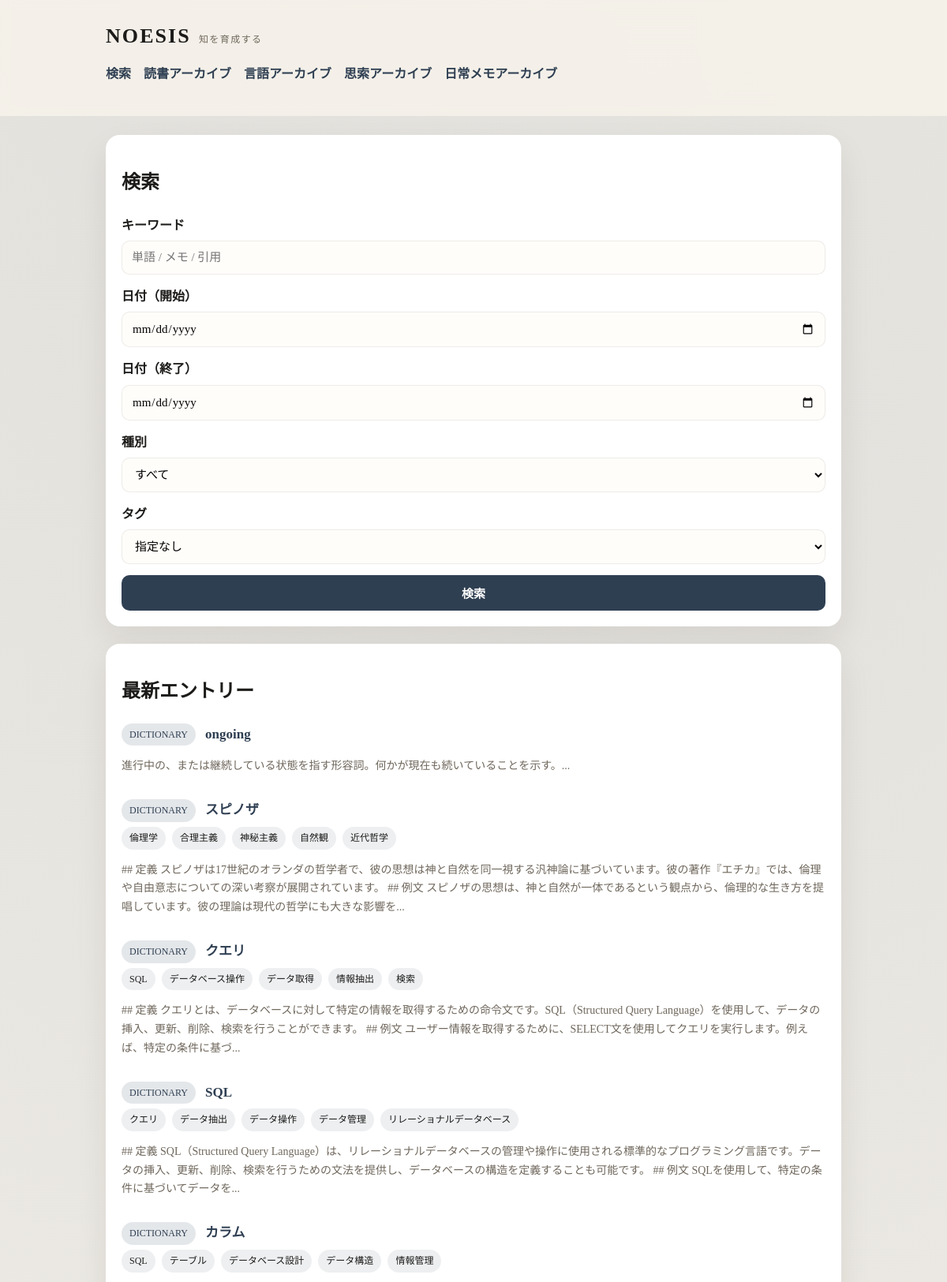
Screenshot of /search (upper part) with the database file from the repository.
### tables this page shows
CREATE TABLE entry (
            id INTEGER PRIMARY KEY AUTOINCREMENT,
            -- Dictionary: stable definition-centric knowledge.
            -- Reading note: source-tied insights and quotes.
            type TEXT NOT NULL CHECK (type IN ('dictionary', 'reading_note')),
            title TEXT NOT NULL,
            body TEXT NOT NULL,
            created_at TEXT NOT NULL DEFAULT (datetime('now')),
            updated_at TEXT NOT NULL DEFAULT (datetime('now'))
        , genre TEXT, book_id INTEGER, domain TEXT NOT NULL DEFAULT 'general', field TEXT NOT NULL DEFAULT 'unspecified', concept TEXT, reading TEXT NOT NULL DEFAULT '', language TEXT NOT NULL DEFAULT 'ja', reading_source TEXT NOT NULL DEFAULT 'manual');

CREATE TABLE tag (
            id INTEGER PRIMARY KEY AUTOINCREMENT,
            name TEXT NOT NULL UNIQUE
        );

### app/main.py (the view)
@app.get("/search", response_class=HTMLResponse)
def search(request: Request, q: str = "", entry_type: str = "", tag: str = ""):
    date_from = request.query_params.get("date_from", "")
    date_to = request.query_params.get("date_to", "")
    conn = get_connection()
    entries = search_entries(
        conn,
        q,
        entry_type or None,
        tag or None,
        date_from or None,
        date_to or None,
    )
    tag_map = get_tags_for_entries(conn, [e["id"] for e in entries])
    tags = list_tags(conn)
    conn.close()
    return templates.TemplateResponse(
        "search.html",
        {
            "request": request,
            "entries": entries,
            "query": q,
            "entry_type": entry_type,
            "tag": tag,
            "tag_map": tag_map,
            "tags": tags,
            "date_from": date_from,
            "date_to": date_to,
        },
    )

### app/templates/search.html (shortened to what this page needs)
{% extends "base.html" %}
{% block content %}
<section class="panel">
  <h2>検索</h2>
  <form method="get" action="/search" class="stack">
    <label>
      キーワード
      <input type="text" name="q" value="{{ query }}" placeholder="単語 / メモ / 引用" />
    </label>
    <label>
      日付（開始）
      <input type="date" name="date_from" value="{{ date_from }}" />
    </label>
    <label>
      日付（終了）
      <input type="date" name="date_to" value="{{ date_to }}" />
    </label>
    <label>
      種別
      <select name="entry_type">
        <option value="" {% if not entry_type %}selected{% endif %}>すべて</option>
      </select>
    </label>
    <label>
      タグ
      <select name="tag">
        <option value="" {% if not tag %}selected{% endif %}>指定なし</option>
      </select>
    </label>
    <button type="submit">検索</button>
  </form>
</section>
<section class="panel">
  <h2>最新エントリー</h2>
  {% if entries %}
    <ul class="entry-list">
      {% for entry in entries %}
        <li>
          <div class="entry-meta">
            <span class="badge">{{ entry.type }}</span>
            <a href="/entry/{{ entry.id }}" class="entry-title">{{ entry.title }}</a>
          </div>
          {% if tag_map.get(entry.id) %}
            <div class="tags">
              {% for t in tag_map.get(entry.id) %}
                <span class="tag">{{ t }}</span>
              {% endfor %}
            </div>
          {% endif %}
          <p class="entry-body">{{ entry.body[:160] }}...</p>
        </li>
      {% endfor %}
    </ul>
  {% else %}
    <p>まだエントリーがありません。辞書か読書メモを追加してください。</p>
  {% endif %}
</section>
{% endblock %}

### app/static/style.css (style rules this page uses)
:root { --bg: #f6f2ea; --panel: #ffffff; --ink: #1c1b19; --muted: #6f675c; --accent: #4c5f75; --accent-strong: #2f3f52; --line: rgba(40, 36, 28, 0.08); --shadow: 0 18px 40px rgba(36, 30, 22, 0.08); --radius: 18px; }
* { box-sizing: border-box; }
body { margin: 0; font-family: "Hiragino Mincho ProN", "Yu Mincho", "Hiragino Serif", "Times New Roman", serif; background: radial-gradient(circle at 15% 0%, rgba(76, 95, 117, 0.08), transparent 40%), radial-gradient(circle at 85% 8%, rgba(76, 95, 117, 0.06), transparent 40%), var(--bg); color: var(--ink); line-height: 1.7; }
.panel { background: var(--panel); padding: 20px; border-radius: var(--radius); margin-bottom: 22px; box-shadow: var(--shadow); }
.stack { display: grid; gap: 14px; }
label { display: grid; gap: 6px; font-weight: 600; }
input, select, textarea { padding: 12px 12px; border-radius: 10px; border: 1px solid var(--line); font-family: "Hiragino Mincho ProN", "Yu Mincho", "Hiragino Serif", "Times New Roman", serif; font-size: 15px; background: #fffdfa; }
button { padding: 12px 18px; background: var(--accent-strong); border: none; color: white; border-radius: 10px; font-size: 15px; font-weight: 600; cursor: pointer; }
.entry-list { list-style: none; padding: 0; margin: 0; display: grid; gap: 16px; }
.entry-meta { display: flex; align-items: center; gap: 12px; margin-bottom: 6px; }
.entry-title { color: var(--accent-strong); text-decoration: none; font-weight: 700; font-size: 17px; }
.entry-body { color: var(--muted); font-size: 14px; }
.badge { background: rgba(76, 95, 117, 0.15); color: var(--accent-strong); padding: 4px 10px; border-radius: 20px; font-size: 12px; text-transform: uppercase; }
.tags { display: flex; gap: 8px; flex-wrap: wrap; margin-bottom: 8px; }
.tag { background: rgba(76, 95, 117, 0.1); border-radius: 999px; padding: 4px 10px; font-size: 12px; }
@media (min-width: 721px) { .panel { padding: 20px; } }

### rows the page displays
entry: type "DICTIONARY", title "ongoing", body "進行中の、または継続している状態を指す形容詞。何かが現在も続いていることを示す。"
entry: type "DICTIONARY", title "スピノザ", body "## 定義 スピノザは17世紀のオランダの哲学者で、彼の思想は神と自然を同一視する汎神論に基づいています。彼の著作『エチカ』では、倫理や自由意志についての深い考察が展開されています。 ## 例文 スピノザの思想は、神と自然が一体であるという観点から、倫理的な生き方を提唱しています。彼の理論は現代の哲学にも大きな影響を"
tag: name "倫理学"
tag: name "合理主義"
tag: name "神秘主義"
tag: name "自然観"
tag: name "近代哲学"
entry: type "DICTIONARY", title "クエリ", body "## 定義 クエリとは、データベースに対して特定の情報を取得するための命令文です。SQL（Structured Query Language）を使用して、データの挿入、更新、削除、検索を行うことができます。 ## 例文 ユーザー情報を取得するために、SELECT文を使用してクエリを実行します。例えば、特定の条件に基づ"
tag: name "SQL"
tag: name "データベース操作"
tag: name "データ取得"
tag: name "情報抽出"
tag: name "検索"
entry: type "DICTIONARY", title "SQL", body "## 定義 SQL（Structured Query Language）は、リレーショナルデータベースの管理や操作に使用される標準的なプログラミング言語です。データの挿入、更新、削除、検索を行うための文法を提供し、データベースの構造を定義することも可能です。 ## 例文 SQLを使用して、特定の条件に基づいてデータを"
tag: name "クエリ"
tag: name "データ抽出"
tag: name "データ操作"
tag: name "データ管理"
tag: name "リレーショナルデータベース"
entry: type "DICTIONARY", title "カラム"
tag: name "テーブル"
tag: name "データベース設計"
tag: name "データ構造"
tag: name "情報管理"
